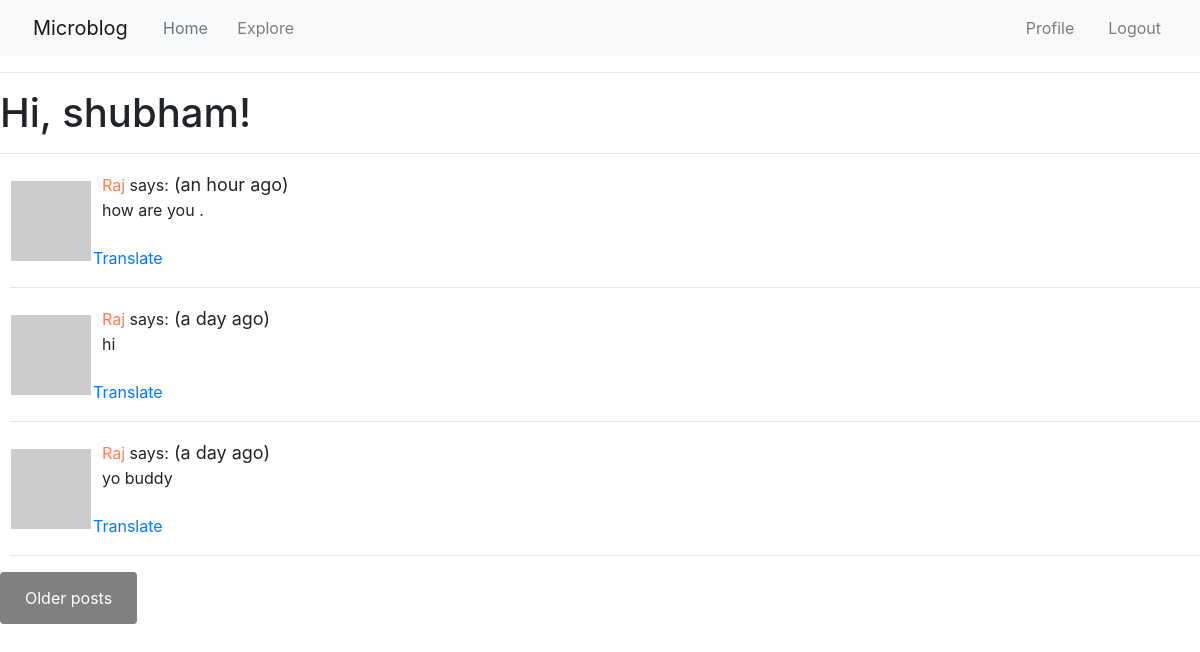
The page /explore (signed in) on the database its author committed.
### app/models.py (models this page shows, shortened)
class User(UserMixin, db.Model):
    id=db.Column(db.Integer, primary_key=True)
    username=db.Column(db.String(64), index=True, unique=True)
    email=db.Column(db.String(120), index=True, unique=True)
    password_hash=db.Column(db.String(128))
    posts=db.relationship('Post', backref='author', lazy='dynamic')
    about_me=db.Column(db.String(140))
    last_seen=db.Column(db.DateTime,default=datetime.utcnow)
    followed=db.relationship(
        'User',secondary=followers,
        primaryjoin=(followers.c.follower_id == id),
        secondaryjoin=(followers.c.followed_id == id),
        backref=db.backref('followers',lazy='dynamic'),lazy='dynamic')
    def avatar(self,size):
        digest = md5(self.email.lower().encode('utf-8')).hexdigest()
        return 'https://www.gravatar.com/avatar/{}?d=identicon&s={}'.format(digest,size)

class Post(db.Model):
    id=db.Column(db.Integer, primary_key=True)
    body=db.Column(db.String(140))
    timestamp=db.Column(db.DateTime, index=True, default=datetime.utcnow)
    language = db.Column(db.String(5))
    user_id = db.Column(db.Integer, db.ForeignKey('user.id'))

### app/routes.py (the view)
@app.route('/explore')
@login_required
def explore():
    page = request.args.get('page', 1, type=int)
    posts=Post.query.order_by(Post.timestamp.desc()).paginate(page,app.config['POSTS_PER_PAGE'],False)
    next_url = url_for('explore', page=posts.next_num) \
        if posts.has_next else None
    prev_url = url_for('explore', page=posts.prev_num) \
        if posts.has_prev else None
    return render_template("index.html", title='Explore', posts=posts.items,
                          next_url=next_url, prev_url=prev_url)

### app/models.py (called while the page is built)
@login.user_loader
def load_user(id):
    return User.query.get(int(id))

### app/routes.py (called while the page is built)
@app.before_request
def before_request():
    if current_user.is_authenticated:
        current_user.last_seen = datetime.utcnow()
        db.session.commit()
    g.locale = str(get_locale())

### app/templates/index.html (shortened to what this page needs)
{% import 'bootstrap/wtf.html' as wtf %}
{% extends "base.html" %}
{% block app_content %}
    <h1>{{ _('Hi, %(username)s!', username=current_user.username) }}</h1>
    <hr>
    <div style="padding-left: 10px;">
    {% for post in posts %}
        {% include '_post.html' %}
        <hr>
    {% endfor %}
    </div>
    {% if next_url %}
    <a href="{{ next_url }}" style="background-color: grey;
    color: white;
    padding: 14px 25px;
    text-align: center;
    text-decoration: none;
    display: inline-block;
    border-radius: 4px;">{{_('Older posts')}}</a>
    {% endif %}
{% endblock %}

### app/templates/_post.html
<table>
    <tr value="top" style="">
        <div style="">
        <td><img src="{{ post.author.avatar(50) }}"></td>
        <td>
            &nbsp; <a href="{{ url_for('user' ,username=post.author.username) }}" style="text-decoration: none; color: coral;">
                {{ post.author.username }}
            </a>says:<span class="post-date" style="font-size:18px;padding-left:;"> ({{ moment(post.timestamp).fromNow() }})</span>
            <br>
            &nbsp;&nbsp;{{ post.body }}
            {% if post.language and post.language!=g.locale %}
                <br><br>
                <a href="#">{{ _('Translate') }}</a>
            {% endif %}
        </td>
        </div>
    </tr>
</table>

### rows shown on the page
Post: author.username "Raj", timestamp "an hour ago", body "how are you ."
Post: author.username "Raj", timestamp "a day ago", body "hi"
Post: author.username "Raj", timestamp "a day ago", body "yo buddy"
